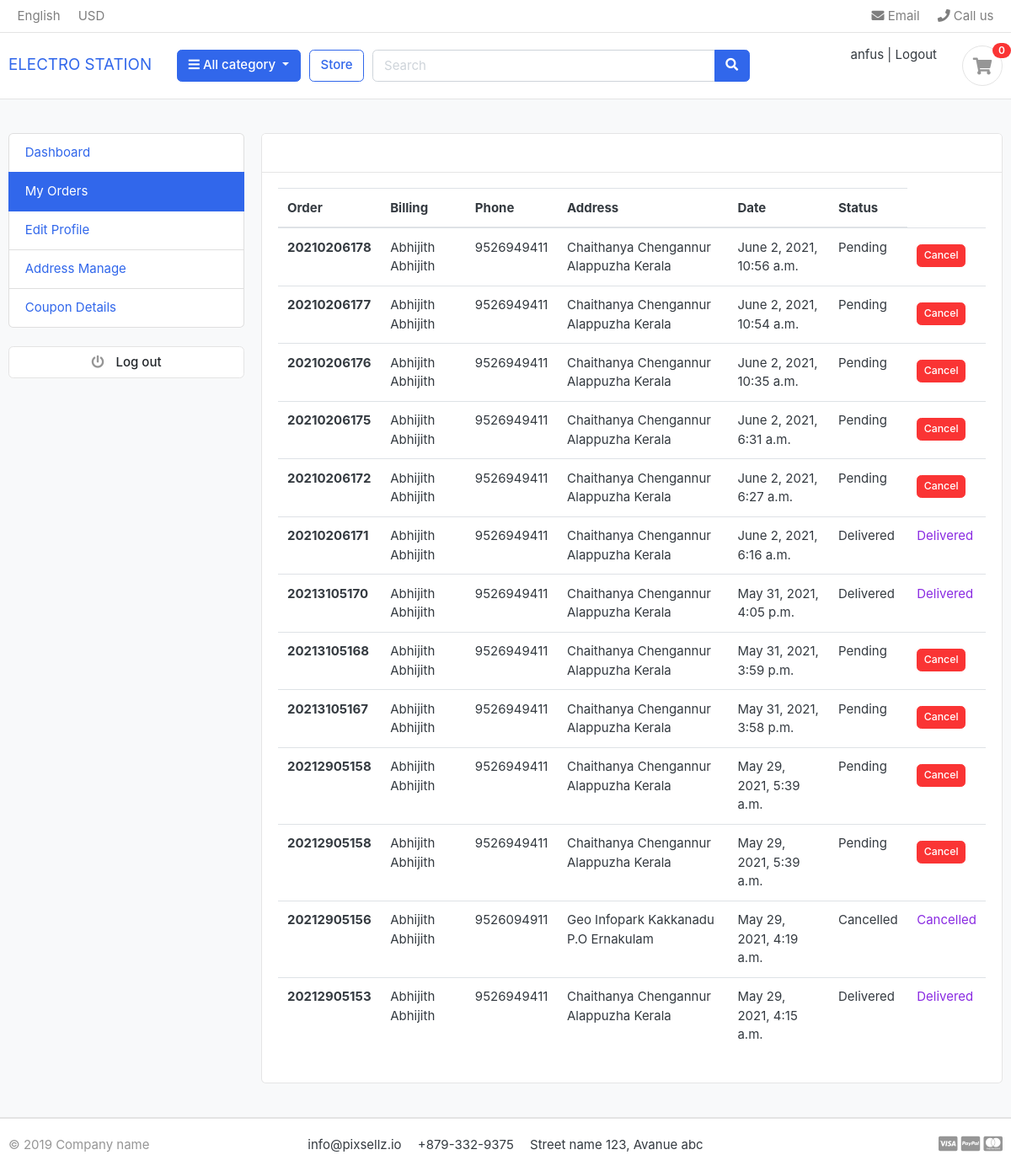
/orders/my_orders (signed in), run on the app's committed database.
### ecomapp/models.py (models this page shows)
class UserData(AbstractUser):
    email = models.EmailField(unique=True)
    phone = models.CharField(max_length=20)

### orders/models.py (models this page shows, shortened)
class OrderProduct(models.Model):
    order=models.ForeignKey(Order,on_delete=models.CASCADE)
    payment=models.ForeignKey(Payment,on_delete=models.SET_NULL,blank=True,null=True)
    user=models.ForeignKey(UserData,on_delete=models.CASCADE)
    product=models.ForeignKey(Product,on_delete=models.CASCADE)
    variations = models.ManyToManyField(Variation, blank=True)
    quantity=models.IntegerField()
    product_price=models.FloatField()
    ordered = models.BooleanField(default=False)
    created_at=models.DateTimeField(auto_now_add=True)
    updated_at=models.DateTimeField(auto_now_add=True)
    user_cancel=models.CharField(default=False,max_length=20,null=True)
    status=models.CharField(default='Pending',null=True,max_length=20)
    def __str__(self):
        return self.product.name

class Order(models.Model):
    STATUS=(
        ('New','New'),
        ('Accepted','Accepted'),
        ('Completed','Completed'),
        ('Cancelled','Cancelled'),
    )
    user= models.ForeignKey(UserData,on_delete=models.SET_NULL,null=True)
    payment=models.ForeignKey(Payment,on_delete=models.SET_NULL,blank=True,null=True)
    order_number=models.CharField(max_length=20)
    first_name=models.CharField(max_length=50)
    last_name=models.CharField(max_length=50)
    phone =models.CharField(max_length=15)
    email=models.EmailField(max_length=50)
    address_line_1=models.CharField(max_length=50)
    address_line_2=models.CharField(max_length=50,blank=True)
    country=models.CharField(max_length=50)
    state=models.CharField(max_length=50)
    city=models.CharField(max_length=50)
    order_note=models.CharField(max_length=100,blank=True)
    order_totel=models.FloatField()
    tax=models.FloatField()
    status=models.CharField(max_length=10,choices=STATUS,default='New')
    ip=models.CharField(blank=True,max_length=20)
    is_ordered=models.BooleanField(default=False)
    created_at=models.DateTimeField(auto_now_add=True)
    updated_at=models.DateTimeField(auto_now_add=True)
    def fullname(self):
        return f'{self.first_name} {self.last_name}'
    def fulladdress(self):
        return f'{self.address_line_1} {self.address_line_2}'

### orders/views.py (the view)
# urls.py: path('my_orders',views.my_orders,name='my_orders'),
def my_orders(request):
    orders = OrderProduct.objects.filter(user=request.user).order_by('-created_at')
    print(orders)
    context={
        'orders':orders
    }
    return render(request,'my_orders.html',context)

### ecomapp/context_processors.py (called while the page is built)
def menu_link(request):
    links = Category.objects.all()
    return dict(links=links)

def counter(request):
    cart_count=0
    if 'admin' in request.path:
        return{}
    else:
        try:
            cart= Cart.objects.filter(cart_id=_cart_id(request))
            if request.user.is_authenticated:
                cart_items=CartItem.objects.all().filter(user=request.user)
            else:
                cart_items= CartItem.objects.all().filter(cart=cart[:1])
            for cart_item in cart_items:
                cart_count += cart_item.quantity
        except Cart.DoesNotExist:
            cart_count =0
    return dict(cart_count=cart_count)

### ecomapp/models.py (called while the page is built)
    def get_url(self):
        return reverse('product_by_category',args=[self.slug])

### ecomapp/views.py (called while the page is built)
def _cart_id(request):
    cart= request.session.session_key
    if not cart:
        cart=request.session.create()
    return cart

### templates/my_orders.html (shortened to what this page needs)
{% extends 'first.html' %}
{% block content %}
<section class="section-conten padding-y bg">
    <div class="container">
        <div class="row">
       {% include 'dashboard_sidebar.html' %}
        <main class="col-md-9">
            <article class="card">
            <header class="card-header">
            </header>
            <div class="card-body">
                <div class="row">
               <div class="col-md-12">
                <table class="table table-hover">
                    <thead>
                      <tr>
                        <th scope="col">Order</th>
                        <th scope="col">Billing</th>
                        <th scope="col">Phone</th>
                        <th scope="col">Address</th>
                        <th scope="col">Date</th>
                        <th scope="col">Status</th>
                      </tr>
                    </thead>
                    <tbody>
                        {% for order in orders %}
                      <tr>
                        <th scope="row">{{order.order.order_number}}</th>
                        <td>{{order.order.fullname}}</td>
                        <td>{{order.order.phone}}</td>
                        <td>{{order.order.fulladdress}}</td>
                        <td>{{order.created_at}}</td>
                        <td>{{order.status}}</td>
                        <td>
                          {% if order.user_cancel == "True" or order.status == "Cancelled" %}
                      <p style="color: blueviolet;">Cancelled</p>
                      {% elif order.status == "Delivered" %}
                      <p style="color: blueviolet;">Delivered</p>
                      {% else %}
                      <a href="{% url 'order_cancel' order.id %}"><button class="mt-2 btn btn-sm btn-danger">Cancel</button></a>
                     {% endif %}
                  </td>
                      </tr>
                      {% endfor %}
                    </tbody>
                  </table>
            </div>
            </div>
            </div>
            </article>
        </main>
    </div>
    </div>
    </section>
{% endblock %}

### templates/first.html (shortened to what this page needs)
{% load static %}
<!DOCTYPE HTML>
<html lang="en">
<head>
<link href="{% static 'css/bootstrap.css' %}" rel="stylesheet" type="text/css"/>
<link href="{%static  'fonts/fontawesome/css/all.min.css' %}" type="text/css" rel="stylesheet">
<link href="{%static 'css/ui.css' %}" rel="stylesheet" type="text/css"/>
<link href="{%static 'css/responsive.css' %}" rel="stylesheet" media="only screen and (max-width: 1200px)" />
</head>
<body>
<header class="section-header">
<nav class="navbar p-md-0 navbar-expand-sm navbar-light border-bottom">
<div class="container">
  <div class="collapse navbar-collapse" id="navbarTop4">
    <ul class="navbar-nav mr-auto">
    	<li class="nav-item dropdown">
		 	<a href="#" class="nav-link">   English </a>
		</li>
		<li class="nav-item dropdown">
			<a href="#" class="nav-link"> USD </a>
		</li>
    </ul>
    <ul class="navbar-nav">
		<li><a href="#" class="nav-link"> <i class="fa fa-envelope"></i> Email </a></li>
		<li><a href="#" class="nav-link"> <i class="fa fa-phone"></i> Call us </a></li>
	</ul>
  </div>
</div>
</nav>
<section class="header-main border-bottom">
	<div class="container">
<div class="row align-items-center">
	<div class="col-lg-2 col-md-3 col-6">
			<a class="navbar-brand" href="{% url 'index' %}">ELECTRO STATION</a>
	</div>
	<div class="col-lg col-sm col-md col-6 flex-grow-0">
		<div class="category-wrap dropdown d-inline-block float-right">
			<button type="button" class="btn btn-primary dropdown-toggle" data-toggle="dropdown">
				<i class="fa fa-bars"></i> All category
			</button>
		</div>
	</div>
	<a href="{% url 'store' %}" class="btn btn-outline-primary">Store</a>
	<div class="col-lg  col-md-6 col-sm-12 col">
		<form action="{% url 'search' %}" class="search" method="GET">
			<div class="input-group w-100">
			    <input type="text" name="keyword" class="form-control" style="width:60%;" placeholder="Search">
			    <div class="input-group-append">
			      <button class="btn btn-primary" type="submit">
			        <i class="fa fa-search"></i>
			      </button>
			    </div>
		    </div>
		</form>
	</div>
	<div class="col-lg-3 col-sm-6 col-8 order-2 order-lg-3">
		<div class="d-flex justify-content-end mb-3 mb-lg-0">
			<div class="widget-header">
				<div>
					{% if request.user.is_authenticated %}
					<a href="{% url 'dashboard' %}">{{request.user}}</a> <span class="dark-transp"> | </span>
					<a href="{% url 'user_logout' %}"> Logout</a>
					{% else %}
					<a href="{% url 'user_login' %}">Sign in</a> <span class="dark-transp"> | </span>
					<a href="{% url 'user_registration' %}"> Register</a>
					{% endif %}
				</div>
			</div>
			<a href="{% url 'cart' %}" class="widget-header pl-3 ml-3">
				<div class="icon icon-sm rounded-circle border"><i class="fa fa-shopping-cart"></i></div>
				<span class="badge badge-pill badge-danger notify">{{cart_count}}</span>
			</a>
		</div>
	</div>
</div>
	</div>
</section>
</header>
{% block content %}
{% endblock %}
<footer class="section-footer border-top">
	<div class="container">
		<section class="footer-bottom border-top row">
			<div class="col-md-2">
				<p class="text-muted"> &copy 2019 Company name </p>
			</div>
			<div class="col-md-8 text-md-center">
				<span  class="px-2">info@pixsellz.io</span>
				<span  class="px-2">+879-332-9375</span>
				<span  class="px-2">Street name 123, Avanue abc</span>
			</div>
			<div class="col-md-2 text-md-right text-muted">
				<i class="fab fa-lg fa-cc-visa"></i>
				<i class="fab fa-lg fa-cc-paypal"></i>
				<i class="fab fa-lg fa-cc-mastercard"></i>
			</div>
		</section>
	</div>
</footer>
</body>
</html>

### static/css/ui.css (style rules this page uses)
html { font-family: "Inter", sans-serif; font-size: 15px; }
.icon-xs, .icon-sm, .icon-md, .icon-lg { display: inline-block; text-align: center; flex-shrink: 0; flex-grow: 0; }
.icon-sm { width: 48px; height: 48px; line-height: 48px !important; font-size: 20px; }
.padding-y { padding-top: 40px; padding-bottom: 40px; }
article:after, .form-group:after { display: block; clear: both; content: ""; }
.bg { background-color: #f8f9fa; }
p:last-child { margin-bottom: 0; }
.header-main { position: relative; padding-top: 1rem; padding-bottom: 1rem; }
.widget-header { display: inline-block; vertical-align: middle; position: relative; }
.widget-header a { color: #343a40; }
.widget-header i { color: #969696; }
.widget-header .notify { position: absolute; top: -3px; right: -10px; }
.footer-bottom { padding-top: 20px; padding-bottom: 20px; }
.notify { position: absolute; top: -4px; right: -10px; display: inline-block; padding: 0.25em 0.6em; font-size: 12px; line-height: 1; text-align: center; border-radius: 3rem; color: #fff; background-color: #fa3434; }

### data on the page
UserData: user "anfus"
OrderProduct: order.order_number "20210206178", order.fullname "Abhijith Abhijith", order.phone "9526949411", order.fulladdress "Chaithanya Chengannur Alappuzha Kerala", created_at "June 2, 2021, 10:56 a.m.", status "Pending", user_cancel "Cancel"
OrderProduct: order.order_number "20210206177", order.fullname "Abhijith Abhijith", order.phone "9526949411", order.fulladdress "Chaithanya Chengannur Alappuzha Kerala", created_at "June 2, 2021, 10:54 a.m.", status "Pending", user_cancel "Cancel"
OrderProduct: order.order_number "20210206176", order.fullname "Abhijith Abhijith", order.phone "9526949411", order.fulladdress "Chaithanya Chengannur Alappuzha Kerala", created_at "June 2, 2021, 10:35 a.m.", status "Pending", user_cancel "Cancel"
OrderProduct: order.order_number "20210206175", order.fullname "Abhijith Abhijith", order.phone "9526949411", order.fulladdress "Chaithanya Chengannur Alappuzha Kerala", created_at "June 2, 2021, 6:31 a.m.", status "Pending", user_cancel "Cancel"
OrderProduct: order.order_number "20210206172", order.fullname "Abhijith Abhijith", order.phone "9526949411", order.fulladdress "Chaithanya Chengannur Alappuzha Kerala", created_at "June 2, 2021, 6:27 a.m.", status "Pending", user_cancel "Cancel"
OrderProduct: order.order_number "20210206171", order.fullname "Abhijith Abhijith", order.phone "9526949411", order.fulladdress "Chaithanya Chengannur Alappuzha Kerala", created_at "June 2, 2021, 6:16 a.m.", status "Delivered", user_cancel "Delivered"
OrderProduct: order.order_number "20213105170", order.fullname "Abhijith Abhijith", order.phone "9526949411", order.fulladdress "Chaithanya Chengannur Alappuzha Kerala", created_at "May 31, 2021, 4:05 p.m.", status "Delivered", user_cancel "Delivered"
OrderProduct: order.order_number "20213105168", order.fullname "Abhijith Abhijith", order.phone "9526949411", order.fulladdress "Chaithanya Chengannur Alappuzha Kerala", created_at "May 31, 2021, 3:59 p.m.", status "Pending", user_cancel "Cancel"
OrderProduct: order.order_number "20213105167", order.fullname "Abhijith Abhijith", order.phone "9526949411", order.fulladdress "Chaithanya Chengannur Alappuzha Kerala", created_at "May 31, 2021, 3:58 p.m.", status "Pending", user_cancel "Cancel"
OrderProduct: order.order_number "20212905158", order.fullname "Abhijith Abhijith", order.phone "9526949411", order.fulladdress "Chaithanya Chengannur Alappuzha Kerala", created_at "May 29, 2021, 5:39 a.m.", status "Pending", user_cancel "Cancel"
OrderProduct: order.order_number "20212905158", order.fullname "Abhijith Abhijith", order.phone "9526949411", order.fulladdress "Chaithanya Chengannur Alappuzha Kerala", created_at "May 29, 2021, 5:39 a.m.", status "Pending", user_cancel "Cancel"
OrderProduct: order.order_number "20212905156", order.fullname "Abhijith Abhijith", order.phone "9526094911", order.fulladdress "Geo Infopark Kakkanadu P.O Ernakulam", created_at "May 29, 2021, 4:19 a.m.", status "Cancelled", user_cancel "Cancelled"
OrderProduct: order.order_number "20212905153", order.fullname "Abhijith Abhijith", order.phone "9526949411", order.fulladdress "Chaithanya Chengannur Alappuzha Kerala", created_at "May 29, 2021, 4:15 a.m.", status "Delivered", user_cancel "Delivered"

### other printed values
{{ cart_count }} "0"
